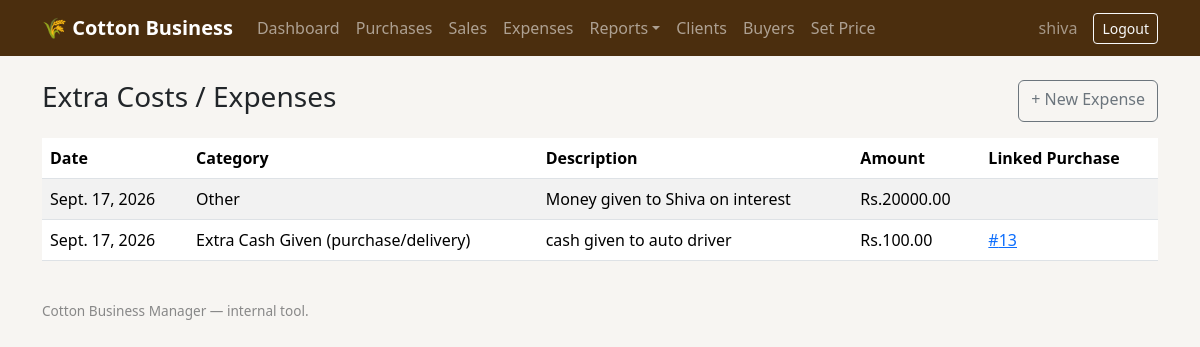
Before: /expenses/ (signed in) with the older database file.
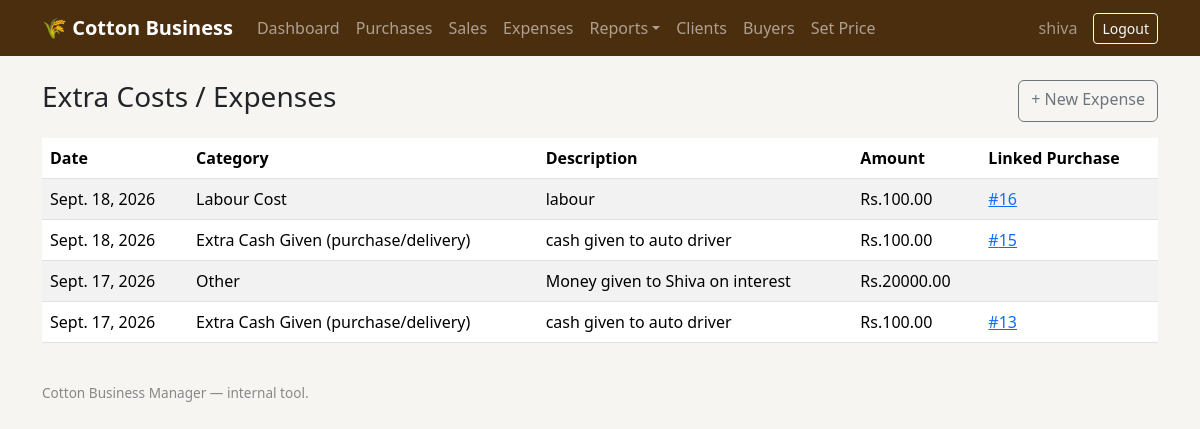
After: the same page with the newer database file.
### core/models.py (models this page shows, shortened)
class Expense(models.Model):
    CATEGORY_CHOICES = [
        ("CASH_EXTRA", "Extra Cash Given (purchase/delivery)"),
        ("LABOUR", "Labour Cost"),
        ("TRANSPORT", "Vehicle / Transport Rent"),
        ("SHOP_RENT", "Shop Rent"),
        ("LOADING", "Loading / Unloading"),
        ("OTHER", "Other"),
    ]
    date = models.DateField(default=timezone.now)
    category = models.CharField(max_length=15, choices=CATEGORY_CHOICES)
    description = models.CharField(max_length=255, blank=True)
    amount = models.DecimalField(max_digits=12, decimal_places=2)
    related_purchase = models.ForeignKey(
        Purchase, on_delete=models.SET_NULL, null=True, blank=True, related_name="extra_costs"
    )
    created_at = models.DateTimeField(auto_now_add=True)
    class Meta:
        ordering = ["-date", "-created_at"]

class Purchase(models.Model):
    date = models.DateField(default=timezone.now)
    client = models.ForeignKey(Client, on_delete=models.PROTECT, related_name="purchases")
    unit = models.CharField(max_length=3, choices=UNIT_CHOICES, default="QTL")
    live_price = models.ForeignKey(
        LivePrice, on_delete=models.PROTECT, null=True, blank=True,
        help_text="Leave blank to use the manual price below instead.",
    )
    manual_price_per_quintal = models.DecimalField(
        max_digits=10, decimal_places=2, null=True, blank=True,
        help_text="Used only if no live price is selected above. This is the Type A price.",
    )
    price_type_b_per_quintal = models.DecimalField(
        max_digits=10, decimal_places=2, null=True, blank=True,
        help_text="Price per quintal for Type B (average) bags in this purchase.",
    )
    price_type_c_per_quintal = models.DecimalField(
        max_digits=10, decimal_places=2, null=True, blank=True,
        help_text="Price per quintal for Type C (poor) bags in this purchase.",
    )
    cash_cutting_rule = models.ForeignKey(CashCuttingRule, on_delete=models.PROTECT, null=True, blank=True, help_text="Leave blank if entering a custom rate below.")
    tare_rule = models.ForeignKey(TareRule, on_delete=models.PROTECT, null=True, blank=True, help_text="Leave blank if entering a custom tare below.")
    custom_cash_cutting_rate_percent = models.DecimalField(max_digits=5, decimal_places=2, null=True, blank=True, help_text="Custom cash-cutting % for this purchase only.")
    custom_tare_per_bag_kg = models.DecimalField(
        max_digits=6, decimal_places=3, null=True, blank=True,
        help_text="Deprecated — superseded by custom_tare_big_kg / custom_tare_small_kg below. Kept for backward compatibility, no longer used in calculations.",
    )
    custom_tare_big_kg = models.DecimalField(
        max_digits=6, decimal_places=3, null=True, blank=True,
        help_text="Custom tare (kg) for Big bags in this purchase only. Leave blank to use the default (1.0 kg unless a TareRule says otherwise).",
    )
    custom_tare_small_kg = models.DecimalField(
        max_digits=6, decimal_places=3, null=True, blank=True,
        help_text="Custom tare (kg) for Small bags in this purchase only. Leave blank to use the default (0.5 kg unless a TareRule says otherwise).",
    )
    gross_weight_kg = models.DecimalField(max_digits=10, decimal_places=3, default=0, editable=False)
    num_bags = models.PositiveIntegerField(default=0, editable=False)
    tare_weight_kg = models.DecimalField(max_digits=10, decimal_places=3, default=0, editable=False)
    net_weight_kg = models.DecimalField(max_digits=10, decimal_places=3, default=0, editable=False)
    price_used_per_quintal = models.DecimalField(max_digits=10, decimal_places=2, default=0, editable=False)
    gross_amount = models.DecimalField(max_digits=12, decimal_places=2, default=0, editable=False)
    cash_cutting_amount = models.DecimalField(max_digits=12, decimal_places=2, default=0, editable=False)
    net_payable = models.DecimalField(max_digits=12, decimal_places=2, default=0, editable=False)
    net_weight_type_a_kg = models.DecimalField(max_digits=10, decimal_places=3, default=0, editable=False)
    net_weight_type_b_kg = models.DecimalField(max_digits=10, decimal_places=3, default=0, editable=False)
    net_weight_type_c_kg = models.DecimalField(max_digits=10, decimal_places=3, default=0, editable=False)
    gross_amount_type_a = models.DecimalField(max_digits=12, decimal_places=2, default=0, editable=False)
    gross_amount_type_b = models.DecimalField(max_digits=12, decimal_places=2, default=0, editable=False)
    gross_amount_type_c = models.DecimalField(max_digits=12, decimal_places=2, default=0, editable=False)
    notes = models.TextField(blank=True)
    created_at = models.DateTimeField(auto_now_add=True)
    class Meta:
        ordering = ["-date", "-created_at"]

### core/views.py (the view)
# urls.py: path("expenses/", views.expense_list, name="expense_list"),
@login_required
def expense_list(request):
    expenses = Expense.objects.all()[:200]
    return render(request, "core/expense_list.html", {"expenses": expenses})

### core/templates/core/expense_list.html (shortened to what this page needs)
{% extends "core/base.html" %}
{% block content %}
<div class="d-flex justify-content-between">
  <h3>Extra Costs / Expenses</h3>
  <a class="btn btn-outline-secondary" href="{% url 'core:expense_create' %}">+ New Expense</a>
</div>
<table class="table table-striped mt-3">
  <thead><tr><th>Date</th><th>Category</th><th>Description</th><th>Amount</th><th>Linked Purchase</th></tr></thead>
  <tbody>
  {% for e in expenses %}
    <tr>
      <td>{{ e.date }}</td><td>{{ e.get_category_display }}</td>
      <td>{{ e.description }}</td><td>Rs.{{ e.amount }}</td>
      <td>{% if e.related_purchase %}<a href="{% url 'core:purchase_detail' e.related_purchase.pk %}">#{{ e.related_purchase.pk }}</a>{% endif %}</td>
    </tr>
  {% empty %}
    <tr><td colspan="5">No expenses recorded yet.</td></tr>
  {% endfor %}
  </tbody>
</table>
{% endblock %}

Changed rows visible on the page:
added Expense: date "Sept. 18, 2026", category "Labour Cost", description "labour", amount "100.00", related_purchase.pk "16"
added Expense: date "Sept. 18, 2026", category "Extra Cash Given (purchase/delivery)", description "cash given to auto driver", amount "100.00", related_purchase.pk "15"
